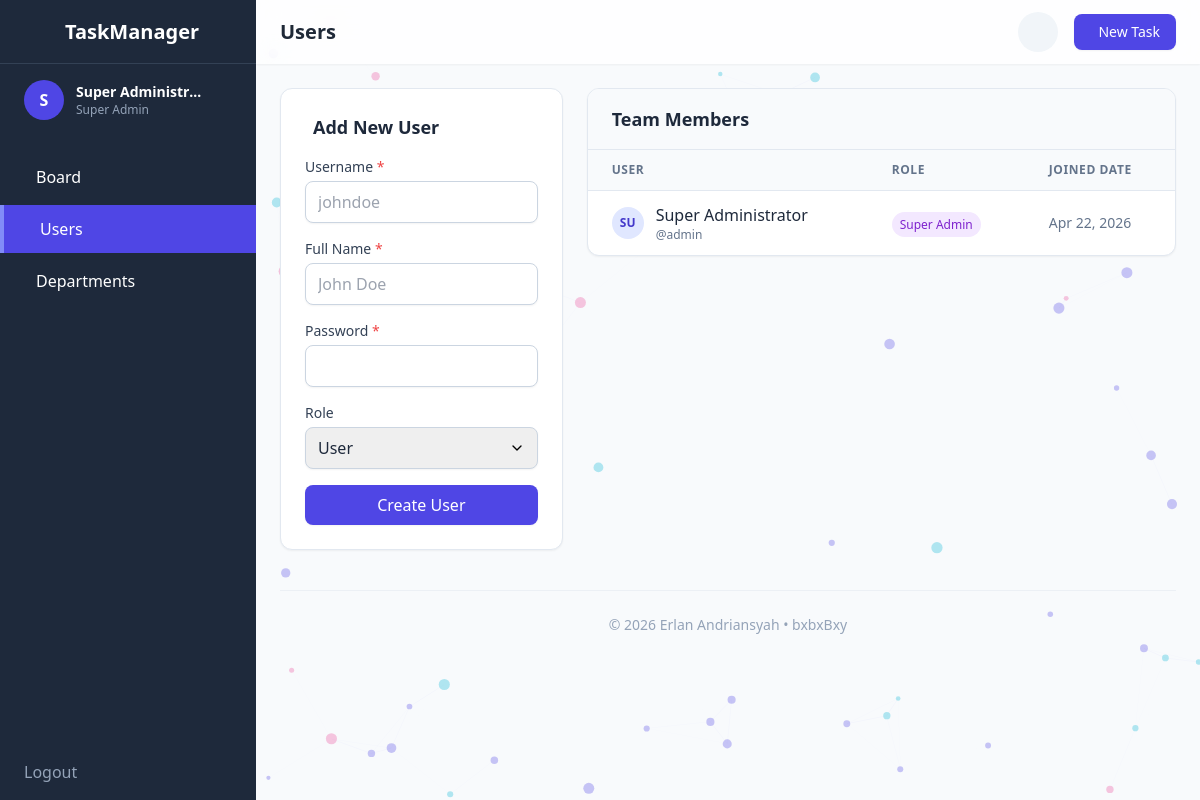
The page /index.php?action=users (signed in) on the database its author committed.
### tables this page shows
CREATE TABLE IF NOT EXISTS users (
    id INT AUTO_INCREMENT PRIMARY KEY,
    username VARCHAR(255) NOT NULL UNIQUE,
    password VARCHAR(255) NOT NULL,
    name VARCHAR(255) NOT NULL,
    role ENUM('super_admin', 'user') DEFAULT 'user',
    created_at TIMESTAMP DEFAULT CURRENT_TIMESTAMP
);

### controllers/UserController.php (called while the page is built, shortened)
<?php
require_once __DIR__ . '/../config/database.php';
require_once __DIR__ . '/../models/User.php';
class UserController {
    private $user;
    public function __construct() {
        $database = new Database();
        $this->db = $database->getConnection();
        $this->user = new User($this->db);
    }
    public function index() {
        $stmt = $this->user->readAll();
        $users = $stmt->fetchAll(PDO::FETCH_ASSOC);
        require __DIR__ . '/../views/layout.php';
    }
}
?>

### config/database.php (called while the page is built, shortened)
<?php
class Database {
    private $host = "127.0.0.1";
    private $db_name = "simple_task_manager";
    private $username = "root";
    private $password = "";
    public function getConnection() {
        $this->conn = null;
        try {
            $this->conn = new PDO("mysql:host=" . $this->host . ";dbname=" . $this->db_name, $this->username, $this->password);
            $this->conn->exec("set names utf8");
            $this->conn->setAttribute(PDO::ATTR_ERRMODE, PDO::ERRMODE_EXCEPTION);
        } catch(PDOException $exception) {
            echo "Connection error: " . $exception->getMessage();
        }
        return $this->conn;
    }
}
?>

### models/User.php (called while the page is built, shortened)
<?php
class User {
    private $conn;
    private $table_name = "users";
    public function __construct($db) {
        $this->conn = $db;
    }
    public function readAll() {
        $query = "SELECT id, username, name, role, created_at FROM " . $this->table_name . " ORDER BY created_at DESC";
        $stmt = $this->conn->prepare($query);
        $stmt->execute();
        return $stmt;
    }
}
?>

### views/users/index.php (the view, shortened to what this page needs)
<div class="grid grid-cols-1 md:grid-cols-3 gap-6">
    <div class="md:col-span-1">
        <div class="bg-white dark:bg-slate-800 p-6 rounded-xl shadow-sm border border-slate-200 dark:border-slate-700 transition-colors">
            <h3 class="text-lg font-bold text-slate-800 dark:text-slate-100 mb-4 flex items-center gap-2">
                Add New User
            </h3>
            <form action="index.php?action=user_create" method="POST" class="space-y-4">
                <div>
                    <label class="block text-sm font-medium text-slate-700 dark:text-slate-300 mb-1">Username <span class="text-red-500">*</span></label>
                    <input type="text" name="username" required class="w-full rounded-lg border-slate-300 dark:border-slate-600 dark:bg-slate-700 dark:text-white shadow-sm focus:border-indigo-500 focus:ring-indigo-500 py-2 px-3 border transition-colors" placeholder="johndoe">
                </div>
                <div>
                    <label class="block text-sm font-medium text-slate-700 dark:text-slate-300 mb-1">Full Name <span class="text-red-500">*</span></label>
                    <input type="text" name="name" required class="w-full rounded-lg border-slate-300 dark:border-slate-600 dark:bg-slate-700 dark:text-white shadow-sm focus:border-indigo-500 focus:ring-indigo-500 py-2 px-3 border transition-colors" placeholder="John Doe">
                </div>
                <div>
                    <label class="block text-sm font-medium text-slate-700 dark:text-slate-300 mb-1">Password <span class="text-red-500">*</span></label>
                    <input type="password" name="password" required class="w-full rounded-lg border-slate-300 dark:border-slate-600 dark:bg-slate-700 dark:text-white shadow-sm focus:border-indigo-500 focus:ring-indigo-500 py-2 px-3 border transition-colors">
                </div>
                <div>
                    <label class="block text-sm font-medium text-slate-700 dark:text-slate-300 mb-1">Role</label>
                    <select name="role" class="w-full rounded-lg border-slate-300 dark:border-slate-600 dark:bg-slate-700 dark:text-white shadow-sm focus:border-indigo-500 focus:ring-indigo-500 py-2 px-3 border transition-colors">
                        <option value="user">User</option>
                    </select>
                </div>
                <button type="submit" class="w-full bg-indigo-600 hover:bg-indigo-700 text-white font-medium py-2 px-4 rounded-lg shadow-sm transition-colors mt-2">
                    Create User
                </button>
            </form>
        </div>
    </div>
    <div class="md:col-span-2">
        <div class="bg-white dark:bg-slate-800 rounded-xl shadow-sm border border-slate-200 dark:border-slate-700 overflow-hidden transition-colors">
            <div class="px-6 py-4 border-b border-slate-200 dark:border-slate-700 bg-slate-50 dark:bg-slate-800/50">
                <h3 class="text-lg font-bold text-slate-800 dark:text-slate-100">Team Members</h3>
            </div>
            <div class="overflow-x-auto">
                <table class="w-full text-left border-collapse">
                    <thead>
                        <tr>
                            <th class="py-3 px-6 bg-slate-50 dark:bg-slate-800/50 text-xs font-semibold text-slate-500 dark:text-slate-400 uppercase tracking-wider border-b border-slate-200 dark:border-slate-700">User</th>
                            <th class="py-3 px-6 bg-slate-50 dark:bg-slate-800/50 text-xs font-semibold text-slate-500 dark:text-slate-400 uppercase tracking-wider border-b border-slate-200 dark:border-slate-700">Role</th>
                            <th class="py-3 px-6 bg-slate-50 dark:bg-slate-800/50 text-xs font-semibold text-slate-500 dark:text-slate-400 uppercase tracking-wider border-b border-slate-200 dark:border-slate-700">Joined Date</th>
                        </tr>
                    </thead>
                    <tbody class="divide-y divide-slate-100 dark:divide-slate-700">
                        <?php foreach($users as $u): ?>
                        <tr class="hover:bg-slate-50 dark:hover:bg-slate-700/50 transition-colors">
                            <td class="py-3 px-6">
                                <div class="flex items-center gap-3">
                                    <div class="w-8 h-8 rounded-full bg-indigo-100 dark:bg-indigo-900/50 text-indigo-700 dark:text-indigo-300 flex items-center justify-center font-bold text-xs shrink-0">
                                        <?= strtoupper(substr($u['name'], 0, 2)) ?>
                                    </div>
                                    <div class="flex flex-col">
                                        <span class="font-medium text-slate-800 dark:text-slate-200"><?= htmlspecialchars($u['name']) ?></span>
                                        <span class="text-xs text-slate-500 dark:text-slate-400">@<?= htmlspecialchars($u['username']) ?></span>
                                    </div>
                                </div>
                            </td>
                            <td class="py-3 px-6">
                                <?php if($u['role'] === 'super_admin'): ?>
                                    <span class="px-2 py-1 bg-purple-100 dark:bg-purple-900/30 text-purple-700 dark:text-purple-300 text-xs rounded-full font-medium">Super Admin</span>
                                <?php else: ?>
                                    <span class="px-2 py-1 bg-slate-100 dark:bg-slate-700 text-slate-700 dark:text-slate-300 text-xs rounded-full font-medium">User</span>
                                <?php endif; ?>
                            </td>
                            <td class="py-3 px-6 text-sm text-slate-500 dark:text-slate-400">
                                <?= date('M d, Y', strtotime($u['created_at'])) ?>
                            </td>
                        </tr>
                        <?php endforeach; ?>
                    </tbody>
                </table>
            </div>
        </div>
    </div>
</div>

### public/index.php (shortened to what this page needs)
<?php
$action = isset($_GET['action']) ? $_GET['action'] : 'index';
switch ($action) {
    case 'users':
        require_once __DIR__ . '/../controllers/UserController.php';
        $controller = new UserController();
        $controller->index();
        break;
}
?>

### views/layout.php (shortened to what this page needs)
<!DOCTYPE html>
<html lang="en" class="light">
<head>
    <script src="https://cdn.tailwindcss.com"></script>
    <link rel="stylesheet" href="css/style.css">
</head>
<body class="bg-slate-50 dark:bg-slate-900 font-sans text-slate-800 dark:text-slate-200 h-screen flex overflow-hidden transition-colors duration-300">
    <aside class="w-64 bg-dark text-white flex flex-col hidden md:flex transition-all duration-300 z-30" id="sidebar">
        <div class="h-16 flex items-center justify-center border-b border-slate-700">
            <h1 class="text-xl font-bold flex items-center gap-2">
                TaskManager
            </h1>
        </div>
        <div class="px-6 py-4 border-b border-slate-800 flex items-center gap-3">
            <div class="w-10 h-10 rounded-full bg-indigo-600 flex items-center justify-center font-bold">
                <?= isset($_SESSION['user_name']) ? strtoupper(substr($_SESSION['user_name'], 0, 1)) : 'U' ?>
            </div>
            <div>
                <div class="text-sm font-semibold truncate w-32"><?= $_SESSION['user_name'] ?? 'User' ?></div>
                <div class="text-xs text-slate-400 capitalize"><?= str_replace('_', ' ', $_SESSION['user_role'] ?? 'user') ?></div>
            </div>
        </div>
        <nav class="flex-1 overflow-y-auto py-4">
            <ul class="space-y-1">
                <li>
                    <a href="index.php" class="flex items-center px-6 py-3 hover:bg-slate-800 transition-colors <?= (!isset($_GET['action']) || $_GET['action'] == 'index') ? 'bg-indigo-600 hover:bg-indigo-700 border-l-4 border-indigo-400' : '' ?>">
                        Board
                    </a>
                </li>
                <?php if(isset($_SESSION['user_role']) && $_SESSION['user_role'] === 'super_admin'): ?>
                <li>
                    <a href="index.php?action=users" class="flex items-center px-6 py-3 hover:bg-slate-800 transition-colors <?= (isset($_GET['action']) && $_GET['action'] == 'users') ? 'bg-indigo-600 hover:bg-indigo-700 border-l-4 border-indigo-400' : '' ?>">
                        Users
                    </a>
                </li>
                <li>
                    <a href="index.php?action=departments" class="flex items-center px-6 py-3 hover:bg-slate-800 transition-colors <?= (isset($_GET['action']) && $_GET['action'] == 'departments') ? 'bg-indigo-600 hover:bg-indigo-700 border-l-4 border-indigo-400' : '' ?>">
                        Departments
                    </a>
                </li>
                <?php endif; ?>
            </ul>
        </nav>
        <div class="p-4 border-t border-slate-800">
            <a href="index.php?action=logout" class="flex items-center text-slate-400 hover:text-white transition-colors">
                <i class="ph ph-sign-out mr-2 text-lg"></i> Logout
            </a>
        </div>
    </aside>
    <main class="flex-1 flex flex-col h-full overflow-hidden relative">
        <canvas id="fidgetCanvas" class="absolute inset-0 pointer-events-auto z-0"></canvas>
        <header class="h-16 bg-white/80 dark:bg-slate-800/80 backdrop-blur-md shadow-sm flex items-center justify-between px-6 shrink-0 z-20 border-b border-transparent dark:border-slate-700 transition-colors">
            <div class="flex items-center">
                <h2 class="ml-4 md:ml-0 text-xl font-semibold text-gray-800 dark:text-slate-100 capitalize">
                    <?= isset($_GET['action']) ? str_replace('_', ' ', $_GET['action']) : 'Task Board' ?>
                </h2>
            </div>
            <div class="flex items-center gap-4">
                <button id="themeToggle" class="w-10 h-10 rounded-full flex items-center justify-center bg-slate-100 dark:bg-slate-700 text-slate-500 dark:text-slate-400 hover:bg-slate-200 dark:hover:bg-slate-600 transition-colors">
                </button>
                <a href="index.php?action=task_create" class="bg-indigo-600 hover:bg-indigo-700 text-white px-4 py-2 rounded-lg text-sm font-medium transition-colors shadow-sm flex items-center gap-2">
                    New Task
                </a>
            </div>
        </header>
        <div class="flex-1 overflow-y-auto p-6 relative z-10 pointer-events-none">
            <div class="pointer-events-auto h-full">
                <?php require_once $content; ?>
                <div class="mt-10 mb-4 pt-6 border-t border-slate-200/50 dark:border-slate-700/50 text-center text-sm font-medium text-slate-400 dark:text-slate-500 relative z-10">
                    &copy; 2026 Erlan Andriansyah &bull; bxbxBxy
                </div>
            </div>
        </div>
    </main>
</body>
</html>

### public/css/style.css (style rules this page uses)
select { -webkit-appearance: none; -moz-appearance: none; appearance: none; background-repeat: no-repeat; background-position: right 0.7rem center; background-size: 1em; }
#fidgetCanvas { pointer-events: none; }

### rows shown on the page
users: name "SU", name "Super Administrator", username "admin", role "Super Admin", created_at "Apr 22, 2026"

### other values the page prints
substr($_SESSION['user_name'], 0, 1) "S"
$_SESSION['user_name'] "Super Administr…"
str_replace('_', ' ', $_SESSION['user_role'] ?? 'user') "Super Admin"
str_replace('_', ' ', $_GET['action']) "Users"
